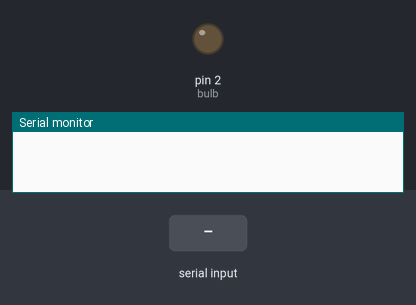
Recording of a sketch running on a simulated Arduino Uno, built with avr-gcc and run on an emulated ATmega328P. On the bench: output pins drawn as LEDs (lit = HIGH), the last lines printed to the serial monitor. The test bench sets the inputs (shaded band).

Above: at 1.2 s.
1.3 s: "1" received over Serial
At 2.5 s:
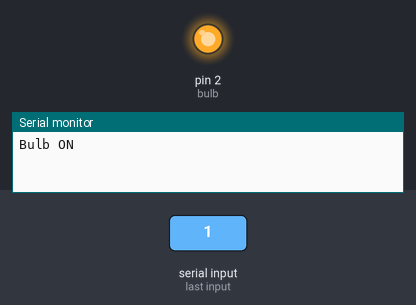
2.8 s: "0" received over Serial
At 3.8 s:
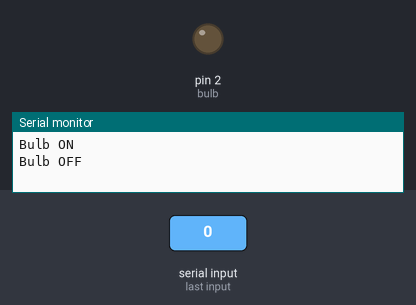
Timing chart, 0 to 5.8 s (numbered marks = the images above; inputs shaded):
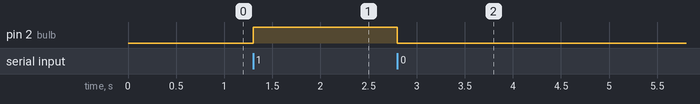

The sketch:

BulbRelayBluetooth.ino
```cpp
int bulb = 2;
char data = 0;
void setup() {
  Serial.begin(9600);
  pinMode(bulb,OUTPUT);
}

void loop() {
  if (Serial.available() > 0){
    data = Serial.read();

    if (data == '1'){
      digitalWrite(bulb,HIGH);
      Serial.println("Bulb ON");
    }
    if (data == '0'){
      digitalWrite(bulb,LOW);
      Serial.println("Bulb OFF");
    }
  }
}
```

Measured:
- after the input at 1.3 s, pin 2 (bulb): LOW → HIGH at once
- after the input at 2.8 s, pin 2 (bulb): HIGH → LOW at once
